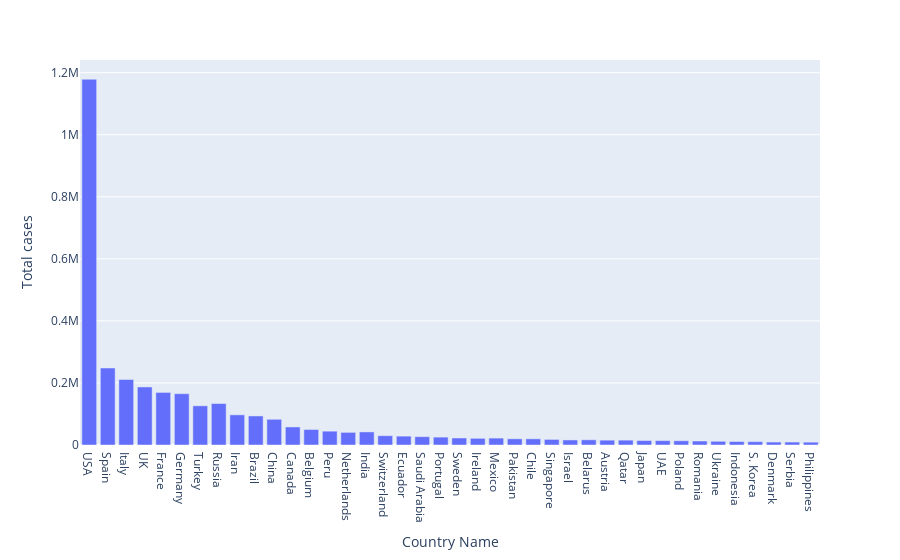

The notebook cell this image was saved under:
### Code cell
px.bar(df,x='Country Name',y='Total cases')

### Figure 1 — Plotly figure (JSON) as saved in the notebook; plotly's stock layout.template omitted (floating-point values rounded to 4 significant figures)
{"data": [{"alignmentgroup": "True", "hovertemplate": "Country Name=%{x}<br>Total cases=%{y}<extra></extra>", "legendgroup": "", "marker": {"color": "#636efa"}, "name": "", "offsetgroup": "", "orientation": "v", "showlegend": false, "textposition": "auto", "type": "bar", "x": ["USA", "Spain", "Italy", "UK", "France", "Germany", "Turkey", "Russia", "Iran", "Brazil", "China", "Canada", "Belgium", "Peru", "Netherlands", "India", "Switzerland", "Ecuador", "Saudi Arabia", "Portugal", "Sweden", "Ireland", "Mexico", "Pakistan", "Chile", "Singapore", "Israel", "Belarus", "Austria", "Qatar", "Japan", "UAE", "Poland", "Romania", "Ukraine", "Indonesia", "S. Korea", "Denmark", "Serbia", "Philippines"], "xaxis": "x", "y": [1178832, 248155, 211228, 187066, 169446, 165327, 126358, 133677, 97250, 93621, 82876, 58161, 50002, 44609, 40681, 42141, 29929, 28592, 26821, 25393, 22644, 21519, 22254, 19952, 19862, 17995, 16269, 16739, 15585, 15648, 14305, 14160, 13645, 12897, 11961, 11135, 10786, 9503, 9519, 9084], "yaxis": "y"}], "layout": {"barmode": "relative", "legend": {"tracegroupgap": 0}, "margin": {"t": 60}, "xaxis": {"anchor": "y", "domain": [0, 1], "title": {"text": "Country Name"}}, "yaxis": {"anchor": "x", "domain": [0, 1], "title": {"text": "Total cases"}}}}
